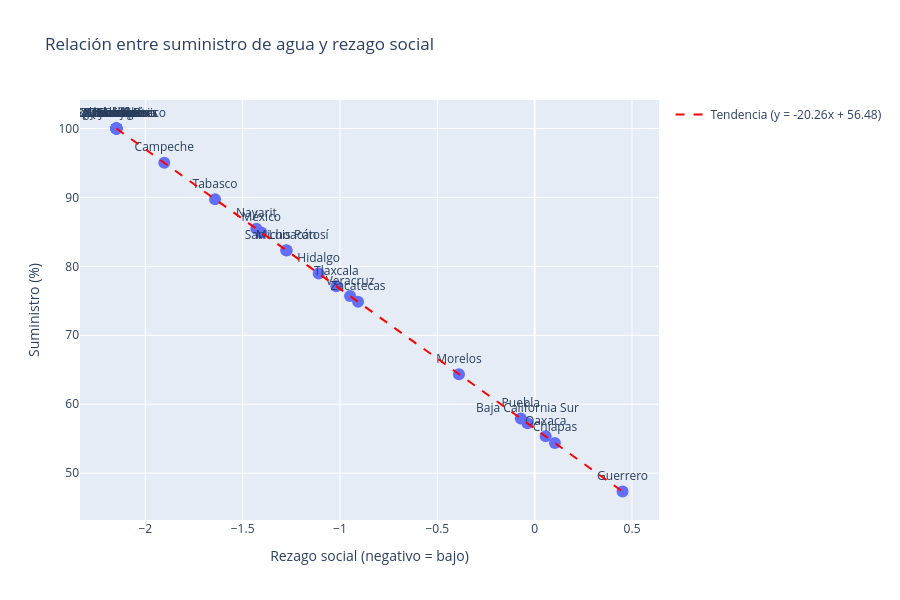

Write notebook code for a chart like this one.
### Code cell
# Supongamos que tu DataFrame se llama df con columnas 'Índice de rezago social' y 'Porcentaje de suministro diario'
fig = px.scatter(suministro_vs_rezagoSocial, x='Índice de rezago social', y='Porcentaje de suministro diario',
                 text='Entidad', hover_name='Entidad',
                 title='Relación entre suministro de agua y rezago social',
                 labels={'Índice de rezago social': 'Rezago social (negativo = bajo)',
                         'Porcentaje de suministro diario': 'Suministro (%)'},
                 width=900, height=600)
fig.update_traces(textposition='top center', marker=dict(size=12))

# Calcular regresión lineal
X = suministro_vs_rezagoSocial[['Índice de rezago social']].values
y = suministro_vs_rezagoSocial['Porcentaje de suministro diario'].values
model = LinearRegression()
model.fit(X, y)
x_line = np.linspace(X.min(), X.max(), 100)
y_line = model.predict(x_line.reshape(-1, 1))

fig.add_trace(go.Scatter(x=x_line, y=y_line, mode='lines',
                         name=f'Tendencia (y = {model.coef_[0]:.2f}x + {model.intercept_:.2f})',
                         line=dict(color='red', dash='dash')))
fig.show()

### Figure 1 — Plotly figure (JSON) as saved in the notebook; plotly's stock layout.template omitted (floating-point values rounded to 4 significant figures)
{"data": [{"hovertemplate": "<b>%{hovertext}</b><br><br>Rezago social (negativo = bajo)=%{x}<br>Suministro (%)=%{y}<br>Entidad=%{text}<extra></extra>", "hovertext": ["Aguascalientes", "Baja California", "Baja California Sur", "Campeche", "Coahuila", "Colima", "Chiapas", "Chihuahua", "Ciudad de México", "Durango", "Guanajuato", "Guerrero", "Hidalgo", "Jalisco", "México", "Michoacán", "Morelos", "Nayarit", "Nuevo León", "Oaxaca", "Puebla", "Querétaro", "Quintana Roo", "San Luis Potosí", "Sinaloa", "Sonora", "Tabasco", "Tamaulipas", "Tlaxcala", "Veracruz", "Yucatán", "Zacatecas"], "legendgroup": "", "marker": {"color": "#636efa", "size": 12, "symbol": "circle"}, "mode": "markers+text", "name": "", "orientation": "v", "showlegend": false, "text": ["Aguascalientes", "Baja California", "Baja California Sur", "Campeche", "Coahuila", "Colima", "Chiapas", "Chihuahua", "Ciudad de México", "Durango", "Guanajuato", "Guerrero", "Hidalgo", "Jalisco", "México", "Michoacán", "Morelos", "Nayarit", "Nuevo León", "Oaxaca", "Puebla", "Querétaro", "Quintana Roo", "San Luis Potosí", "Sinaloa", "Sonora", "Tabasco", "Tamaulipas", "Tlaxcala", "Veracruz", "Yucatán", "Zacatecas"], "textposition": "top center", "type": "scatter", "x": [-2.148, -2.148, -0.0369, -1.902, -2.148, -2.148, 0.1039, -2.148, -2.148, -2.148, -2.148, 0.4513, -1.109, -2.148, -1.404, -1.276, -0.389, -1.429, -2.148, 0.05643, -0.07126, -2.148, -2.148, -1.274, -2.148, -2.148, -1.642, -2.148, -1.019, -0.9482, -2.148, -0.9072], "xaxis": "x", "y": [100.0, 100.0, 57.23, 95.02, 100.0, 100.0, 54.38, 100.0, 100.0, 100.0, 100.0, 47.34, 78.95, 100.0, 84.93, 82.34, 64.36, 85.44, 100.0, 55.34, 57.92, 100.0, 100.0, 82.28, 100.0, 100.0, 89.74, 100.0, 77.12, 75.69, 100.0, 74.86], "yaxis": "y"}, {"line": {"color": "red", "dash": "dash"}, "mode": "lines", "name": "Tendencia (y = -20.26x + 56.48)", "type": "scatter", "x": [-2.148, -2.122, -2.096, -2.069, -2.043, -2.017, -1.991, -1.964, -1.938, -1.912, -1.886, -1.859, -1.833, -1.807, -1.78, -1.754, -1.728, -1.702, -1.675, -1.649, -1.623, -1.597, -1.57, -1.544, -1.518, -1.492, -1.465, -1.439, -1.413, -1.387, -1.36, -1.334, -1.308, -1.282, -1.255, -1.229, -1.203, -1.177, -1.15, -1.124, -1.098, -1.072, -1.045, -1.019, -0.9928, -0.9665, -0.9403, -0.914, -0.8878, -0.8615, -0.8353, -0.809, -0.7828, -0.7565, -0.7302, -0.704, -0.6777, -0.6515, -0.6252, -0.599, -0.5727, -0.5464, -0.5202, -0.4939, -0.4677, -0.4414, -0.4152, -0.3889, -0.3627, -0.3364, -0.3101, -0.2839, -0.2576, -0.2314, -0.2051, -0.1789, -0.1526, -0.1263, -0.1001, -0.07383, -0.04758, -0.02132, 0.004934, 0.03119, 0.05745, 0.0837, 0.11, 0.1362, 0.1625, 0.1887, 0.215, 0.2412, 0.2675, 0.2938, 0.32, 0.3463, 0.3725, 0.3988, 0.425, 0.4513], "y": [100.0, 99.47, 98.94, 98.4, 97.87, 97.34, 96.81, 96.28, 95.74, 95.21, 94.68, 94.15, 93.62, 93.08, 92.55, 92.02, 91.49, 90.96, 90.42, 89.89, 89.36, 88.83, 88.3, 87.77, 87.23, 86.7, 86.17, 85.64, 85.11, 84.57, 84.04, 83.51, 82.98, 82.45, 81.91, 81.38, 80.85, 80.32, 79.79, 79.25, 78.72, 78.19, 77.66, 77.13, 76.59, 76.06, 75.53, 75.0, 74.47, 73.93, 73.4, 72.87, 72.34, 71.81, 71.27, 70.74, 70.21, 69.68, 69.15, 68.61, 68.08, 67.55, 67.02, 66.49, 65.96, 65.42, 64.89, 64.36, 63.83, 63.3, 62.76, 62.23, 61.7, 61.17, 60.64, 60.1, 59.57, 59.04, 58.51, 57.98, 57.44, 56.91, 56.38, 55.85, 55.32, 54.78, 54.25, 53.72, 53.19, 52.66, 52.12, 51.59, 51.06, 50.53, 50.0, 49.46, 48.93, 48.4, 47.87, 47.34]}], "layout": {"height": 600, "legend": {"tracegroupgap": 0}, "title": {"text": "Relación entre suministro de agua y rezago social"}, "width": 900, "xaxis": {"anchor": "y", "domain": [0, 1], "title": {"text": "Rezago social (negativo = bajo)"}}, "yaxis": {"anchor": "x", "domain": [0, 1], "title": {"text": "Suministro (%)"}}}}
